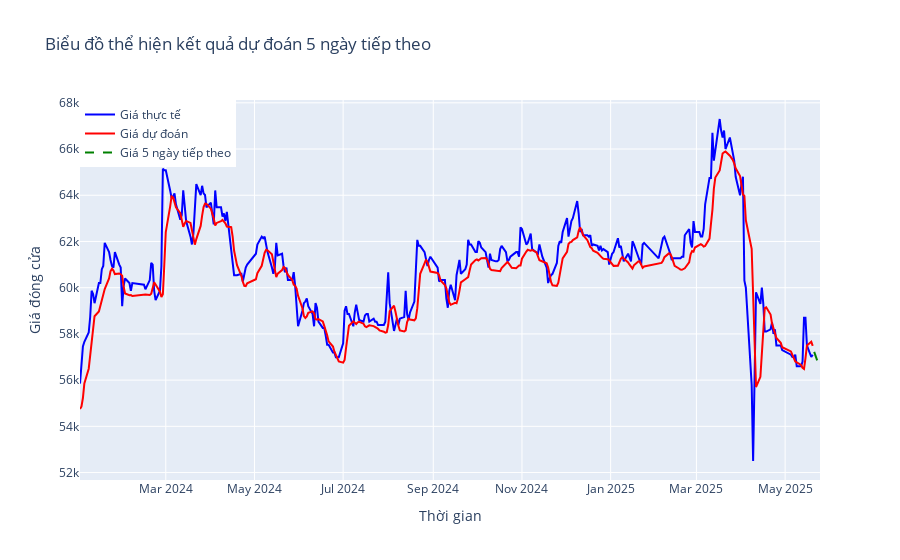

The notebook cell this image was saved under:
### Code cell
# Vẽ biểu đồ thể hiện kết quả dự đoán 5 ngày tiếp theo
# Lọc dữ liệu từ 5/2024 trở đi
start_date = pd.to_datetime('2024-01-01')
results_df1 = results_df[results_df['time'] >= start_date]

# Vẽ biểu đồ thể hiện kết quả dự đoán 5 ngày tiếp theo
fig = make_subplots()

fig.add_trace(go.Scatter(
    x=results_df1['time'],
    y=results_df1['Giá thực tế'],
    mode='lines',
    name='Giá thực tế',
    line=dict(color='blue')
))

fig.add_trace(go.Scatter(
    x=results_df1['time'],
    y=results_df1['Giá dự đoán'],
    mode='lines',
    name='Giá dự đoán',
    line=dict(color='red')
))

# Chỉ thêm dữ liệu tương lai nếu có trong results_df1
if 'Giá 5 ngày tiếp theo' in results_df1.columns:
    fig.add_trace(go.Scatter(
        x=results_df1['time'],
        y=results_df1['Giá 5 ngày tiếp theo'],
        mode='lines',
        name='Giá 5 ngày tiếp theo',
        line=dict(color='green', dash='dash')
    ))

fig.update_layout(
    title='Biểu đồ thể hiện kết quả dự đoán 5 ngày tiếp theo',
    xaxis_title='Thời gian',
    yaxis_title='Giá đóng cửa',
    legend=dict(x=0, y=1),
)

fig.show()

### Figure 1 — Plotly figure (JSON) as saved in the notebook; plotly's stock layout.template omitted (floating-point values rounded to 4 significant figures; data arrays with more than 128 entries replaced by an {"elided": "..."} marker saying what was removed)
{"data": [{"line": {"color": "blue"}, "mode": "lines", "name": "Giá thực tế", "type": "scatter", "x": {"elided": "345 str values"}, "y": {"elided": "345 float values"}}, {"line": {"color": "red"}, "mode": "lines", "name": "Giá dự đoán", "type": "scatter", "x": {"elided": "345 str values"}, "y": {"elided": "345 float values"}}, {"line": {"color": "green", "dash": "dash"}, "mode": "lines", "name": "Giá 5 ngày tiếp theo", "type": "scatter", "x": {"elided": "345 str values"}, "y": {"elided": "345 float values"}}], "layout": {"legend": {"x": 0, "y": 1}, "title": {"text": "Biểu đồ thể hiện kết quả dự đoán 5 ngày tiếp theo"}, "xaxis": {"anchor": "y", "domain": [0, 1], "title": {"text": "Thời gian"}}, "yaxis": {"anchor": "x", "domain": [0, 1], "title": {"text": "Giá đóng cửa"}}}}
